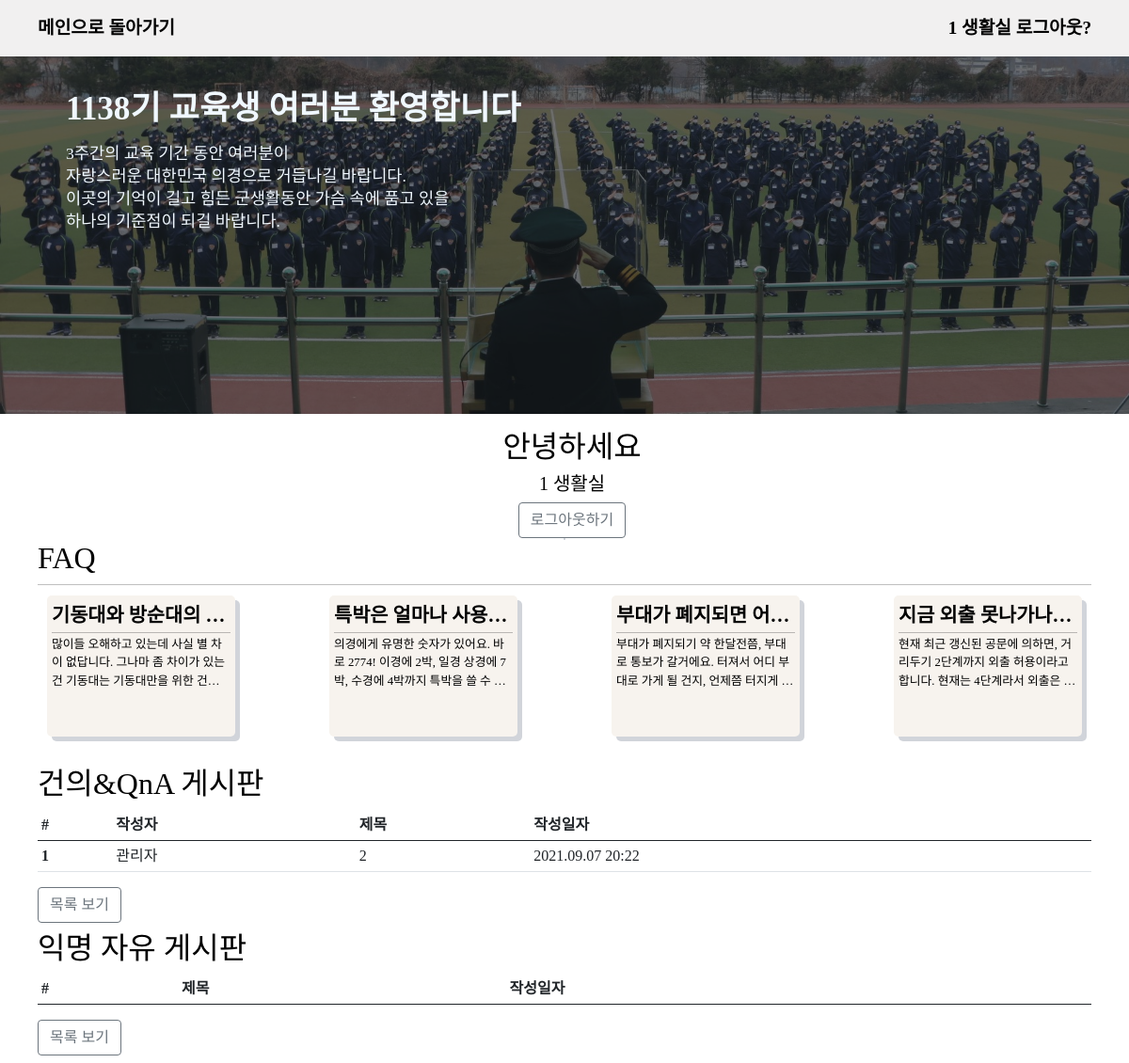
Screenshot of /main (signed in) with the database file from the repository.
### app/models.py (models this page shows, shortened)
class User(db.Model):
    id = db.Column(db.Integer, primary_key=True)
    pw = db.Column(db.String(200), nullable=False)
    name = db.Column(db.String(50), nullable=False)
    _class = db.Column(db.String(50), nullable=True)
    @property
    def is_authenticated(self):
        return True

class Faq(db.Model):
    id = db.Column(db.Integer, primary_key=True)
    subject = db.Column(db.String(200), nullable=False)
    content = db.Column(db.Text(), nullable=False)

class Question(db.Model):
    id = db.Column(db.Integer, primary_key=True)
    user_id = db.Column(
        db.Integer,
        db.ForeignKey("user.id", ondelete="CASCADE"),
        nullable=False,
    )
    user = db.relationship("User", backref=db.backref("question_set"))
    subject = db.Column(db.String(200), nullable=False)
    content = db.Column(db.Text(), nullable=False)
    create_date = db.Column(db.DateTime(), nullable=False)

### app/views/main_views.py (the view, shortened to what this page needs)
@bp.route("/main", methods=["GET", "POST"])
def main():
    form = LoginForm()
    faq_list = Faq.query.limit(4).all()
    question_list = (
        Question.query.order_by(Question.create_date.desc()).limit(4).all()
    )
    question_a_list = (
        Question_A.query.order_by(Question_A.create_date.desc()).limit(4).all()
    )
    return render_template(
        "main.html",
        form=form,
        question_list=question_list,
        question_a_list=question_a_list,
        faq_list=faq_list,
    )

### app/__init__.py (called while the page is built)
@login_manager.user_loader
def user_loader(user_id):
    from .models import User
    return User.query.filter_by(id=user_id).first()

### app/filter.py (called while the page is built)
def datetime_form(value, fmt="%Y.%m.%d %H:%M"):
    return value.strftime(fmt)

### app/templates/main.html (shortened to what this page needs)
{% extends 'base.html' %}
{%block contents%}
<section class="main_img">
    <div class="main_container inner">
        <div class="title_container">
            <div class="title">1138기 교육생 여러분 환영합니다</div>
            <div class="message">3주간의 교육 기간 동안 여러분이 <br>
                자랑스러운 대한민국 의경으로 거듭나길 바랍니다.<br>
                이곳의 기억이 길고 힘든 군생활동안 가슴 속에 품고 있을<br>
                하나의 기준점이 되길 바랍니다.
            </div>
        </div>
    </div>
</section>
<section class='first_main inner'>
    <div class="login_form">
        {% if current_user.is_authenticated %}
        <h2>안녕하세요</h2>
        <h5>{{current_user.name}}</h5>
        <a class='btn btn-outline-secondary' href="{{url_for('main.logout')}}">로그아웃하기</a>
        {%endif%}
    </div>
    <div class="updown"></div>
    <div class="faq_container">
        <h2>FAQ</h2>
        <hr>
        <div class="faq_list">
            {% for faq in faq_list %}
            <a href="{{url_for('detail.faq_list')}}">
                <div class="faq_card">
                    <div class="card_title">{{faq.subject}}</div>
                    <hr>
                    <div class="card_detail">
                        {{faq.content}}
                    </div>
                </div>
            </a>
            {% endfor %}
        </div>
    </div>
</section>
<section class="inner">
    <h2>건의&QnA 게시판</h2>
    <table class="table table-sm">
        <thead>
            <tr>
                <th scope="col">#</th>
                <th scope="col">작성자</th>
                <th scope="col">제목</th>
                <th scope="col">작성일자</th>
            </tr>
        </thead>
        <tbody>
            {% if question_list %}
            {%for question in question_list %}
            <tr onclick="location.href='/detail/question_detail/{{question.id}}'">
                <th scope="row">{{loop.index}}</th>
                <td>{{question.user.name}}</td>
                <td>{{question.subject}}
                </td>
                <td>{{question.create_date|datetime}}</td>
            </tr>
            {%endfor%}
            {%endif%}
        </tbody>
    </table>
    <a class="btn btn-outline-secondary mb-2" href="{{ url_for('detail.question_list') }}" role="button">목록 보기</a>
</section>
<section class="inner">
    <h2>익명 자유 게시판</h2>
    <table class="table table-sm">
        <thead>
            <tr>
                <th scope="col">#</th>
                <th scope="col">제목</th>
                <th scope="col">작성일자</th>
            </tr>
        </thead>
    </table>
    <a class="btn btn-outline-secondary mb-2" href="{{ url_for('detail.anonymous') }}" role="button">목록 보기</a>
</section>
{% endblock %}

### app/templates/nav.html
<nav class='inner'>
  <div>
    <a href="{{ url_for('main.main') }}">메인으로 돌아가기</a>
  </div>
  {%if current_user.is_authenticated %}
  <div>
    <a href="{{url_for('main.logout')}}">{{current_user.name}}<small> 로그아웃?</small></a>
  </div>
  {% endif %}
</nav>

### app/static/css/style.css (style rules this page uses)
* { box-sizing:border-box; }
html { height: 100%; }
body { min-height: 100%; font-family: "Spoca Han Sans Neo", "sans-serif"; color:black; }
.inner { height: 100%; padding: 0 40px; margin: 0 auto; }
nav { width: 100%; line-height: 60px; display: flex; justify-content: space-between; }
nav.inner { display: flex; justify-content: space-between; }
a { all:unset; }
nav * { font-size: 1.2rem; font-weight: bold; }
section { width: 100%; position: relative; }
.main_img { margin-top: 60px; height: 380px; background-image: url(/static/img/main_img2.jpg); background-size:cover; background-position: center 50%; background-repeat: no-repeat; z-index:1; }
.main_container { width: 100%; height:100%; background-color: rgba(25, 33, 37,0.6); z-index:2; }
.title_container { padding-top:30px; padding-left:30px; }
.title { font-size: 2.2rem; font-weight: bold; color: aliceblue; }
.message { margin-top: 0.5rem; font-size: 1.1rem; color: aliceblue; line-height: 1.5rem; }
.first_main { width:100%; height:100%; display: flex; margin-top:1rem; justify-content: space-between; align-items: center; }
.login_form { height: 100%; margin-left:1rem; width: 300px; text-align: center; }
.faq_container { width:100%; height:100%; margin-bottom: 20px; overflow:scroll; }
.faq_list { display: flex; width: 100%; justify-content: space-between; margin: 0.7rem 0; }
.faq_card { width:200px; height:150px; border-radius: 5px; box-shadow: 5px 5px rgba(25,42,70,0.2); padding: 5px; background-color: rgb(247, 243, 238); margin:0 10px; }
.updown { margin:0px 20px; max-height:280px; border: 1px solid rgba(25,42,70,0.2); width:0.1px; }
.card_title { font-weight: bold; font-size: 1.3rem; width: 100%; white-space: nowrap; overflow: hidden; text-overflow: ellipsis; }
.card_detail { font-size: 0.8rem; width: 100%; overflow:hidden; text-overflow: ellipsis; display: -webkit-box; -webkit-line-clamp: 3; -webkit-box-orient: vertical; }
hr { margin:3px 0; }
@media only screen and (max-width: 1200px) { .first_main { flex-direction: column; } }

### rows the page displays
User: name "1 생활실"
Faq: subject "기동대와 방순대의…", content "많이들 오해하고 있는데 사실 별 차이 없답니다. 그나마 좀 차이가 있는 건 기동대는 기동대만을 위한…"
Faq: subject "특박은 얼마나 사용…", content "의경에게 유명한 숫자가 있어요. 바로 2774! 이경에 2박, 일경 상경에 7박, 수경에 4박까지 특박을 쓸…"
Faq: subject "부대가 폐지되면 어…", content "부대가 폐지되기 약 한달전쯤, 부대로 통보가 갈거에요. 터져서 어디 부대로 가게 될 건지, 언제쯤…"
Faq: subject "지금 외출 못나가나…", content "현재 최근 갱신된 공문에 의하면, 거리두기 2단계까지 외출 허용이라고 합니다. 현재는 4단계라서…"
Question: user.name "관리자", subject "2", create_date "2021.09.07 20:22"
